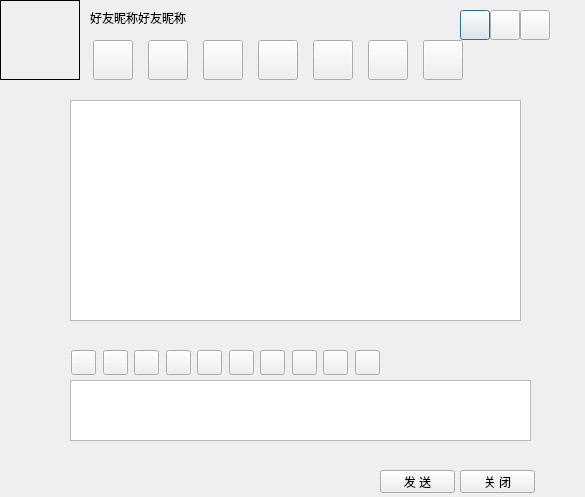
<?xml version="1.0" encoding="UTF-8"?>
<ui version="4.0">
 <class>ChatDialog</class>
 <widget class="QDialog" name="ChatDialog">
  <property name="geometry">
   <rect>
    <x>0</x>
    <y>0</y>
    <width>585</width>
    <height>497</height>
   </rect>
  </property>
  <property name="windowTitle">
   <string>Dialog</string>
  </property>
  <property name="styleSheet">
   <string notr="true">border-image: url(:/login/Resources/background2.png);</string>
  </property>
  <widget class="QPushButton" name="pushButton_Setting">
   <property name="geometry">
    <rect>
     <x>460</x>
     <y>10</y>
     <width>30</width>
     <height>30</height>
    </rect>
   </property>
   <property name="styleSheet">
    <string notr="true">border-image: url(:/login/Resources/tool.png);</string>
   </property>
   <property name="text">
    <string/>
   </property>
  </widget>
  <widget class="QPushButton" name="pushButton_Minisize">
   <property name="geometry">
    <rect>
     <x>490</x>
     <y>10</y>
     <width>30</width>
     <height>30</height>
    </rect>
   </property>
   <property name="styleSheet">
    <string notr="true">border-image: url(:/systoolbar/Resources/SysToolBar/sys_mini.png);</string>
   </property>
   <property name="text">
    <string/>
   </property>
  </widget>
  <widget class="QPushButton" name="pushButton_Close">
   <property name="geometry">
    <rect>
     <x>520</x>
     <y>10</y>
     <width>30</width>
     <height>30</height>
    </rect>
   </property>
   <property name="styleSheet">
    <string notr="true">border-image: url(:/systoolbar/Resources/SysToolBar/sys_close.png);</string>
   </property>
   <property name="text">
    <string/>
   </property>
  </widget>
  <widget class="QLabel" name="label">
   <property name="geometry">
    <rect>
     <x>0</x>
     <y>0</y>
     <width>80</width>
     <height>80</height>
    </rect>
   </property>
   <property name="styleSheet">
    <string notr="true">border-image: url(:/login/Resources/QQ.png);</string>
   </property>
   <property name="frameShape">
    <enum>QFrame::Box</enum>
   </property>
   <property name="text">
    <string/>
   </property>
  </widget>
  <widget class="QWidget" name="widget" native="true">
   <property name="geometry">
    <rect>
     <x>20</x>
     <y>70</y>
     <width>541</width>
     <height>281</height>
    </rect>
   </property>
   <widget class="QTextBrowser" name="textBrowser_msgList">
    <property name="geometry">
     <rect>
      <x>50</x>
      <y>30</y>
      <width>451</width>
      <height>221</height>
     </rect>
    </property>
    <property name="styleSheet">
     <string notr="true">border-image: url(:/login/Resources/nothing.png);</string>
    </property>
   </widget>
  </widget>
  <widget class="QWidget" name="widget_2" native="true">
   <property name="geometry">
    <rect>
     <x>20</x>
     <y>330</y>
     <width>541</width>
     <height>141</height>
    </rect>
   </property>
   <widget class="QPlainTextEdit" name="plainTextEdit_editor">
    <property name="geometry">
     <rect>
      <x>50</x>
      <y>50</y>
      <width>461</width>
      <height>61</height>
     </rect>
    </property>
    <property name="styleSheet">
     <string notr="true">border-image: url(:/login/Resources/nothing.png);</string>
    </property>
   </widget>
   <widget class="QPushButton" name="pushButton_10">
    <property name="geometry">
     <rect>
      <x>51</x>
      <y>20</y>
      <width>25</width>
      <height>25</height>
     </rect>
    </property>
    <property name="styleSheet">
     <string notr="true">border-image: url(:/chatmidtool/Resources/MidToolBar/aio_quickbar_font.png);</string>
    </property>
    <property name="text">
     <string/>
    </property>
   </widget>
   <widget class="QPushButton" name="pushButton_14">
    <property name="geometry">
     <rect>
      <x>146</x>
      <y>20</y>
      <width>25</width>
      <height>25</height>
     </rect>
    </property>
    <property name="styleSheet">
     <string notr="true">border-image: url(:/chatmidtool/Resources/MidToolBar/tour_sign_16.png);</string>
    </property>
    <property name="text">
     <string/>
    </property>
   </widget>
   <widget class="QPushButton" name="pushButton_11">
    <property name="geometry">
     <rect>
      <x>83</x>
      <y>20</y>
      <width>25</width>
      <height>25</height>
     </rect>
    </property>
    <property name="styleSheet">
     <string notr="true">border-image: url(:/chatmidtool/Resources/MidToolBar/aio_quickbar_face.png);</string>
    </property>
    <property name="text">
     <string/>
    </property>
   </widget>
   <widget class="QPushButton" name="pushButton_12">
    <property name="geometry">
     <rect>
      <x>114</x>
      <y>20</y>
      <width>25</width>
      <height>25</height>
     </rect>
    </property>
    <property name="styleSheet">
     <string notr="true">border-image: url(:/chatmidtool/Resources/MidToolBar/aio_quickbar_richface.png);</string>
    </property>
    <property name="text">
     <string/>
    </property>
   </widget>
   <widget class="QPushButton" name="pushButton_15">
    <property name="geometry">
     <rect>
      <x>209</x>
      <y>20</y>
      <width>25</width>
      <height>25</height>
     </rect>
    </property>
    <property name="styleSheet">
     <string notr="true">border-image: url(:/chatmidtool/Resources/MidToolBar/aio_quickbar_sendpic.png);</string>
    </property>
    <property name="text">
     <string/>
    </property>
   </widget>
   <widget class="QPushButton" name="pushButton_13">
    <property name="geometry">
     <rect>
      <x>177</x>
      <y>20</y>
      <width>25</width>
      <height>25</height>
     </rect>
    </property>
    <property name="styleSheet">
     <string notr="true">border-image: url(:/chatmidtool/Resources/MidToolBar/aio_quickbar_screen1.png);</string>
    </property>
    <property name="text">
     <string/>
    </property>
   </widget>
   <widget class="QPushButton" name="pushButton_17">
    <property name="geometry">
     <rect>
      <x>272</x>
      <y>20</y>
      <width>25</width>
      <height>25</height>
     </rect>
    </property>
    <property name="styleSheet">
     <string notr="true">border-image: url(:/chatmidtool/Resources/MidToolBar/aio_quickbar_cut.png);</string>
    </property>
    <property name="text">
     <string/>
    </property>
   </widget>
   <widget class="QPushButton" name="pushButton_16">
    <property name="geometry">
     <rect>
      <x>240</x>
      <y>20</y>
      <width>25</width>
      <height>25</height>
     </rect>
    </property>
    <property name="styleSheet">
     <string notr="true">border-image: url(:/chatmidtool/Resources/MidToolBar/musicsharebtn20.png);</string>
    </property>
    <property name="text">
     <string/>
    </property>
   </widget>
   <widget class="QPushButton" name="pushButton_19">
    <property name="geometry">
     <rect>
      <x>335</x>
      <y>20</y>
      <width>25</width>
      <height>25</height>
     </rect>
    </property>
    <property name="styleSheet">
     <string notr="true">border-image: url(:/chatmidtool/Resources/MidToolBar/present.png);</string>
    </property>
    <property name="text">
     <string/>
    </property>
   </widget>
   <widget class="QPushButton" name="pushButton_18">
    <property name="geometry">
     <rect>
      <x>303</x>
      <y>20</y>
      <width>25</width>
      <height>25</height>
     </rect>
    </property>
    <property name="styleSheet">
     <string notr="true">border-image: url(:/chatmidtool/Resources/MidToolBar/QQIme.png);</string>
    </property>
    <property name="text">
     <string/>
    </property>
   </widget>
  </widget>
  <widget class="QPushButton" name="pushButton_sendMsg">
   <property name="geometry">
    <rect>
     <x>380</x>
     <y>470</y>
     <width>75</width>
     <height>23</height>
    </rect>
   </property>
   <property name="text">
    <string>发 送</string>
   </property>
  </widget>
  <widget class="QPushButton" name="pushButton_Close_2">
   <property name="geometry">
    <rect>
     <x>460</x>
     <y>470</y>
     <width>75</width>
     <height>23</height>
    </rect>
   </property>
   <property name="text">
    <string>关 闭</string>
   </property>
  </widget>
  <widget class="QLabel" name="label_mainname">
   <property name="geometry">
    <rect>
     <x>90</x>
     <y>10</y>
     <width>131</width>
     <height>16</height>
    </rect>
   </property>
   <property name="styleSheet">
    <string notr="true">border-image: url(:/login/Resources/nothing.png);</string>
   </property>
   <property name="text">
    <string>好友昵称好友昵称</string>
   </property>
  </widget>
  <widget class="QPushButton" name="pushButton_3">
   <property name="geometry">
    <rect>
     <x>93</x>
     <y>40</y>
     <width>40</width>
     <height>40</height>
    </rect>
   </property>
   <property name="styleSheet">
    <string notr="true">border-image: url(:/chattool/Resources/BuddyTopToolBar/video.png);</string>
   </property>
   <property name="text">
    <string/>
   </property>
  </widget>
  <widget class="QPushButton" name="pushButton_4">
   <property name="geometry">
    <rect>
     <x>148</x>
     <y>40</y>
     <width>40</width>
     <height>40</height>
    </rect>
   </property>
   <property name="styleSheet">
    <string notr="true">border-image: url(:/chattool/Resources/BuddyTopToolBar/audio.png);</string>
   </property>
   <property name="text">
    <string/>
   </property>
  </widget>
  <widget class="QPushButton" name="pushButton_5">
   <property name="geometry">
    <rect>
     <x>203</x>
     <y>40</y>
     <width>40</width>
     <height>40</height>
    </rect>
   </property>
   <property name="styleSheet">
    <string notr="true">border-image: url(:/chattool/Resources/BuddyTopToolBar/sendfile.png);</string>
   </property>
   <property name="text">
    <string/>
   </property>
  </widget>
  <widget class="QPushButton" name="pushButton_6">
   <property name="geometry">
    <rect>
     <x>258</x>
     <y>40</y>
     <width>40</width>
     <height>40</height>
    </rect>
   </property>
   <property name="styleSheet">
    <string notr="true">border-image: url(:/chattool/Resources/BuddyTopToolBar/create_disc_group.png);</string>
   </property>
   <property name="text">
    <string/>
   </property>
  </widget>
  <widget class="QPushButton" name="pushButton_7">
   <property name="geometry">
    <rect>
     <x>313</x>
     <y>40</y>
     <width>40</width>
     <height>40</height>
    </rect>
   </property>
   <property name="styleSheet">
    <string notr="true">border-image: url(:/chattool/Resources/BuddyTopToolBar/report.png);</string>
   </property>
   <property name="text">
    <string/>
   </property>
  </widget>
  <widget class="QPushButton" name="pushButton_8">
   <property name="geometry">
    <rect>
     <x>368</x>
     <y>40</y>
     <width>40</width>
     <height>40</height>
    </rect>
   </property>
   <property name="styleSheet">
    <string notr="true">border-image: url(:/chattool/Resources/BuddyTopToolBar/game.png);</string>
   </property>
   <property name="text">
    <string/>
   </property>
  </widget>
  <widget class="QPushButton" name="pushButton_9">
   <property name="geometry">
    <rect>
     <x>423</x>
     <y>40</y>
     <width>40</width>
     <height>40</height>
    </rect>
   </property>
   <property name="styleSheet">
    <string notr="true">border-image: url(:/chattool/Resources/BuddyTopToolBar/app.png);</string>
   </property>
   <property name="text">
    <string/>
   </property>
  </widget>
 </widget>
 <resources/>
 <connections/>
</ui>
